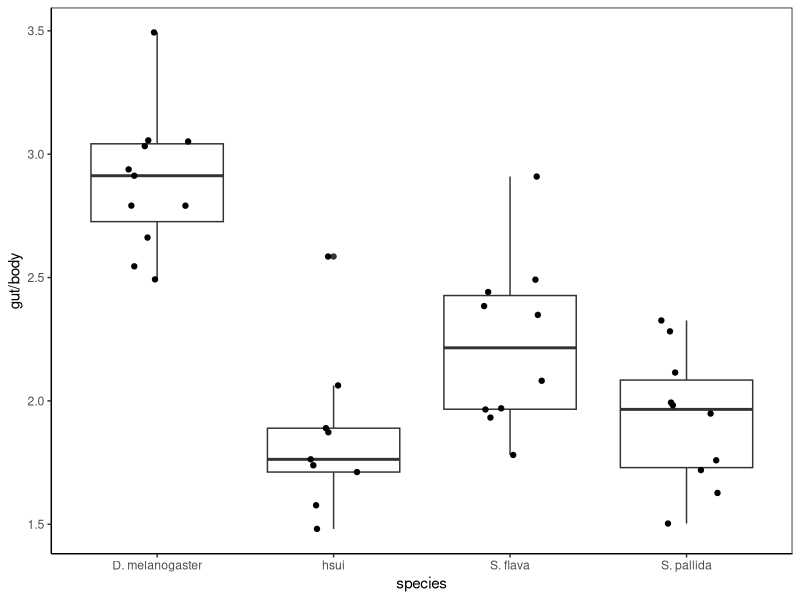
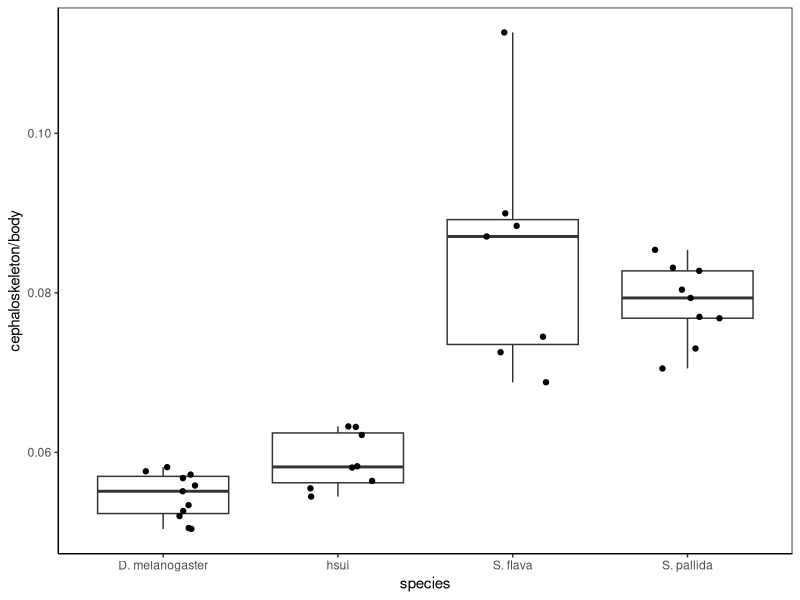
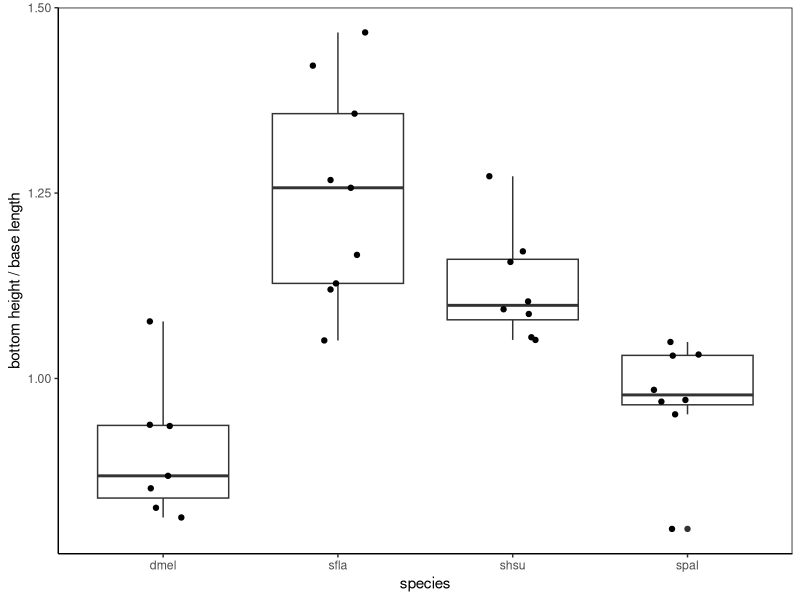
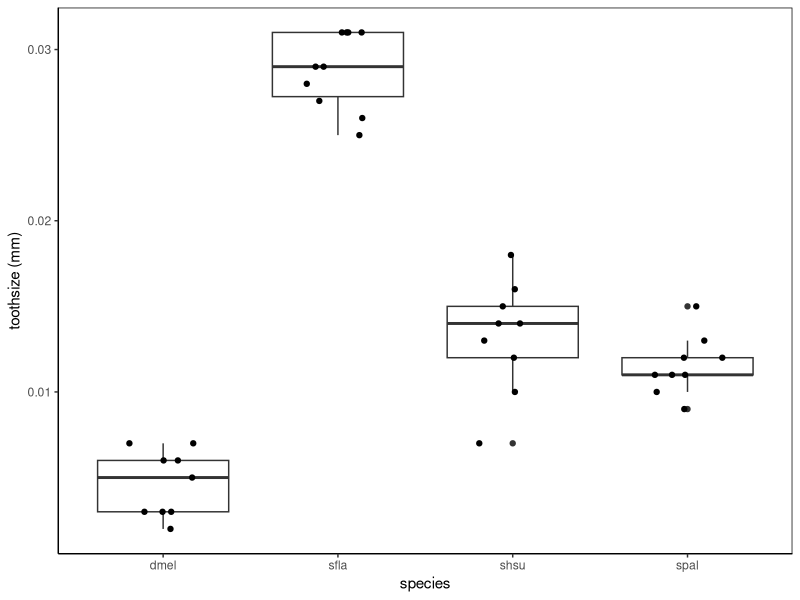
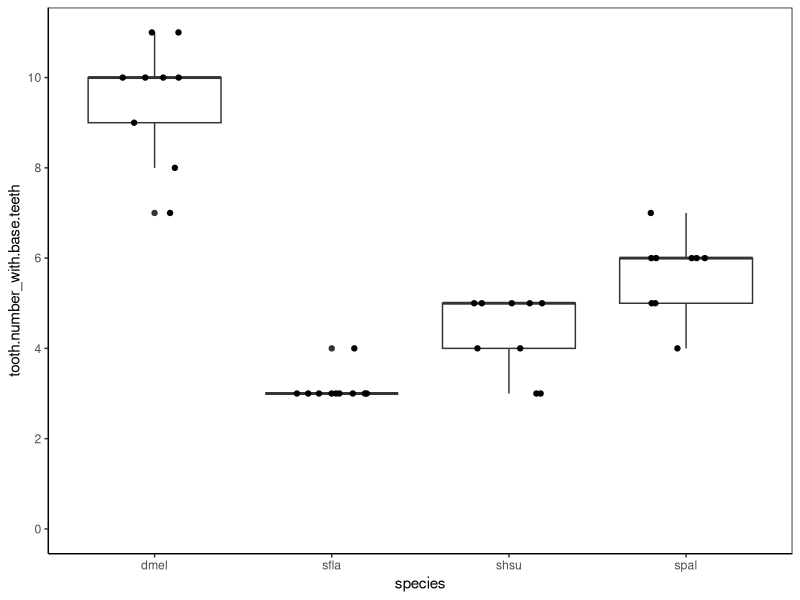

Write the R code that produced these figures, in order.
#install packages
install.packages("ggplot2")
install.packages("tidyverse")
install.packages("dbplyr")

#load packages
library(ggplot2)
library(tidyverse)
library(dbplyr)

setwd("~/Library/CloudStorage/Box-Box/Herbivory_paper/HerbivoryPaperRepository")

data <- read.csv('gut_mouthhook_cleaned_2022.02.22.csv')
shape_data<- read.csv("mouthookshape_area_2022.03.23.csv")


#divide measurements by body size 
data2 <-
  mutate(data,
         gut_body = gut/body,
         skeleton_body = skeleton/body
  )


#plots for mouthhook and gut sizes, shapes 

##gut length / body
gut.plot <- ggplot(data = data2) +
  theme_classic() +
  geom_boxplot(aes(x= species, y= gut_body)) +
  theme(panel.border = element_rect(linetype = "solid", fill = NA)) +
  ylab("gut/body") +
  xlab("species") +
  geom_point(aes(x= species, y= gut_body), position = position_jitter(w = 0.2, h = 0))

gut.plot

##gut length/body anova + TukeysHSD
gut.aov <- aov(gut_body ~ species, data = data2)
summary(gut.aov)
TukeyHSD(gut.aov)



##cephaloskeleton/body 
skeleton.plot <- ggplot(data = data2) +
  theme_classic() +
  geom_boxplot(aes(x= species, y= skeleton_body)) +
  theme(panel.border = element_rect(linetype = "solid", fill = NA)) +
  ylab("cephaloskeleton/body") +
  xlab("species") +
  geom_point(aes(x= species, y= skeleton_body), position = position_jitter(w = 0.2, h = 0))
skeleton.plot

##cephaloskeleton/body anova + TurkeysHSD
skeleton.aov <- aov(skeleton_body ~ species, data = data2)
summary(skeleton.aov)
TukeyHSD(skeleton.aov)



##mouthhook height/ length plot
mh_base_ratio.plot <- ggplot(data = shape_data) +
  theme_classic() +
  geom_boxplot(aes(x= species, y= bottomlength_baseheight_ratio)) +
  theme(panel.border = element_rect(linetype = "solid", fill = NA)) +
  ylab("bottom height / base length") +
  xlab("species") +
  geom_point(aes(x= species, y= bottomlength_baseheight_ratio), position = position_jitter(w = 0.2, h = 0))
mh_base_ratio.plot

##mouthhook height/ length anova + TurkeysHSD
mh_base_ratio.aov <- aov(bottomlength_baseheight_ratio ~ species, data = shape_data)
summary(mh_base_ratio.aov)
TukeyHSD(mh_base_ratio.aov)



##toothsize plot
toothsize.plot <- ggplot(data = shape_data) +
  theme_classic() +
  geom_boxplot(aes(x= species, y= tooth_size)) +
  theme(panel.border = element_rect(linetype = "solid", fill = NA)) +
  ylab("toothsize (mm)") +
  xlab("species") +
  geom_point(aes(x= species, y= tooth_size), position = position_jitter(w = 0.2, h = 0))

toothsize.plot

##toothsize anova + TurkeysHSD
toothsize.aov <- aov(tooth_size ~ species, data = shape_data)
summary(toothsize.aov)
TukeyHSD(toothsize.aov)


toothnumber_data <- read.csv('Herbivory.paper_toothcounting2022.02.01.csv')


#plot toothnumber by species
toothnumber_plot <- ggplot(data = toothnumber_data) +
  theme_classic() +
  geom_boxplot(aes(x= species, y= tooth.number_with.base.teeth)) +
  theme(panel.border = element_rect(linetype = "solid", fill = NA)) +
  ylab("tooth.number_with.base.teeth") +
  xlab("species") +
  scale_y_continuous(limits = c(0, 11), breaks=seq(0,13,2)) +
  geom_point(aes(x= species, y= tooth.number_with.base.teeth), position = position_jitter(w = 0.2, h = 0))

toothnumber_plot

##toothnumber anova + TurkeysHSD
toothnumber.aov <- aov(tooth.number_with.base.teeth ~ species, data = toothnumber_data)
summary(toothnumber.aov)
TukeyHSD(toothnumber.aov)
